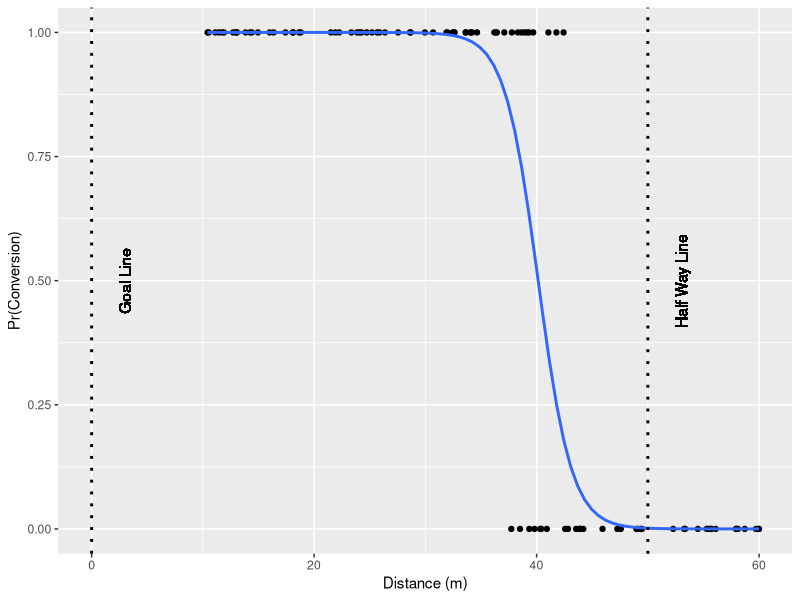

Reproduce this figure in R.
## ---- chunk 1
knitr::opts_chunk$set(echo = TRUE)
## ---- chunk 2

N<-100

Age<-round(runif(N,20,33),digits = 2)
Distance<-runif(N,10,60)
Angle<-rnorm(N,0,15)


Location<-rep("Home",N)
location_index<-runif(N,0,1)
Location[location_index<0.5]="Away"


eta<-0.05*runif(N,0,1)*Age-0.1*runif(N,0,1)*Distance-0.5*runif(N,0,1)*Angle*Angle
eta<-0.01*Age-0.2*(Distance-25)-0.01*Angle*Angle/10+rnorm(N,mean = 0,0.5)+3
P<-exp(eta)/(1+exp(eta))
Conversion<-rep(0,N)
Conversion[P>0.5]=1
Data=data.frame(Conversion,Age,Distance,Angle,Location)


write.csv(Data,file=paste("Sexton.csv", sep = ""))


## ---- chunk 3

summary(Data)

Sexton = glm(Conversion ~ Distance,  data = Data,family=binomial("logit")) 
summary(Sexton)


## ---- chunk 4


library(ggplot2)
ggplot(Data, aes(x=Distance, y=Conversion)) + geom_point() + 
  stat_smooth(method="glm", method.args=list(family="binomial"), se=FALSE)+xlab("Distance (m)")+ylab("Pr(Conversion)")+ theme(plot.title = element_text(hjust=1.0))+geom_vline(xintercept=50,col="black",size=1,linetype="dotted")+  geom_text(aes(x=53, label="Half Way Line", y=0.5),angle=90)+
  geom_vline(xintercept=0,col="black",size=1,linetype="dotted")+  geom_text(aes(x=3, label="Goal Line", y=0.5),angle=90)
# ggsave("Sexton.png",dpi=300, width = 4, height = 2.5)


